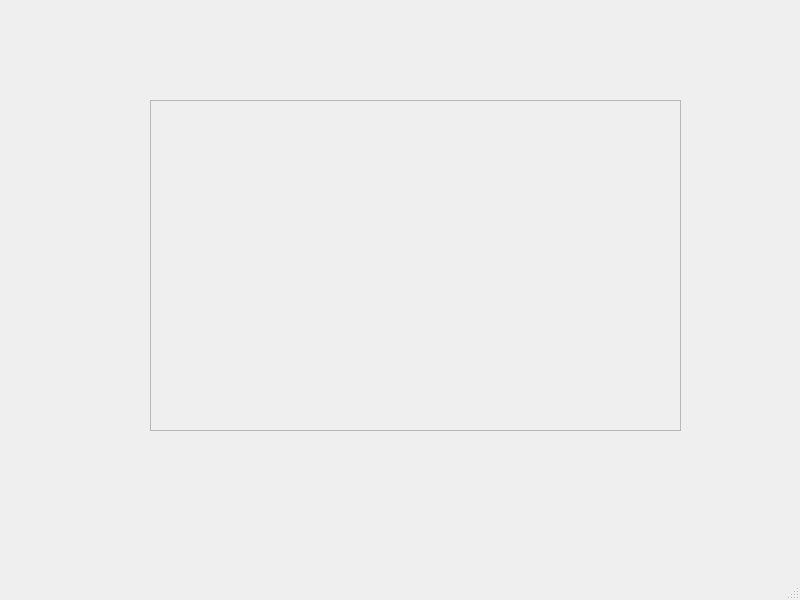
<?xml version="1.0" encoding="UTF-8"?>
<ui version="4.0">
 <class>MainWindow</class>
 <widget class="QMainWindow" name="MainWindow">
  <property name="geometry">
   <rect>
    <x>0</x>
    <y>0</y>
    <width>800</width>
    <height>600</height>
   </rect>
  </property>
  <property name="windowTitle">
   <string>MainWindow</string>
  </property>
  <widget class="QWidget" name="centralwidget">
   <widget class="QFrame" name="frame">
    <property name="geometry">
     <rect>
      <x>150</x>
      <y>100</y>
      <width>531</width>
      <height>331</height>
     </rect>
    </property>
    <property name="frameShape">
     <enum>QFrame::Shape::StyledPanel</enum>
    </property>
    <property name="frameShadow">
     <enum>QFrame::Shadow::Raised</enum>
    </property>
   </widget>
  </widget>
  <widget class="QMenuBar" name="menubar">
   <property name="geometry">
    <rect>
     <x>0</x>
     <y>0</y>
     <width>800</width>
     <height>38</height>
    </rect>
   </property>
  </widget>
  <widget class="QStatusBar" name="statusbar"/>
 </widget>
 <resources/>
 <connections/>
</ui>
